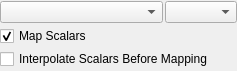
<?xml version="1.0" encoding="UTF-8"?>
<ui version="4.0">
 <class>ColorArrayPropertyWidget</class>
 <widget class="QWidget" name="ColorArrayPropertyWidget">
  <property name="geometry">
   <rect>
    <x>0</x>
    <y>0</y>
    <width>237</width>
    <height>71</height>
   </rect>
  </property>
  <property name="windowTitle">
   <string>Form</string>
  </property>
  <layout class="QVBoxLayout" name="verticalLayout">
   <property name="spacing">
    <number>2</number>
   </property>
   <property name="leftMargin">
    <number>0</number>
   </property>
   <property name="topMargin">
    <number>0</number>
   </property>
   <property name="rightMargin">
    <number>0</number>
   </property>
   <property name="bottomMargin">
    <number>0</number>
   </property>
   <item>
    <layout class="QHBoxLayout" name="horizontalLayout" stretch="1,0">
     <property name="spacing">
      <number>2</number>
     </property>
     <item>
      <widget class="QComboBox" name="name"/>
     </item>
     <item>
      <widget class="QComboBox" name="component"/>
     </item>
    </layout>
   </item>
   <item>
    <widget class="QCheckBox" name="mapScalars">
     <property name="text">
      <string>Map Scalars</string>
     </property>
     <property name="checked">
      <bool>true</bool>
     </property>
    </widget>
   </item>
   <item>
    <widget class="QCheckBox" name="interpolateScalars">
     <property name="text">
      <string>Interpolate Scalars Before Mapping</string>
     </property>
    </widget>
   </item>
  </layout>
 </widget>
 <resources/>
 <connections>
  <connection>
   <sender>mapScalars</sender>
   <signal>toggled(bool)</signal>
   <receiver>interpolateScalars</receiver>
   <slot>setEnabled(bool)</slot>
   <hints>
    <hint type="sourcelabel">
     <x>118</x>
     <y>37</y>
    </hint>
    <hint type="destinationlabel">
     <x>118</x>
     <y>60</y>
    </hint>
   </hints>
  </connection>
  <connection>
   <sender>mapScalars</sender>
   <signal>toggled(bool)</signal>
   <receiver>component</receiver>
   <slot>setEnabled(bool)</slot>
   <hints>
    <hint type="sourcelabel">
     <x>118</x>
     <y>37</y>
    </hint>
    <hint type="destinationlabel">
     <x>196</x>
     <y>12</y>
    </hint>
   </hints>
  </connection>
 </connections>
</ui>
